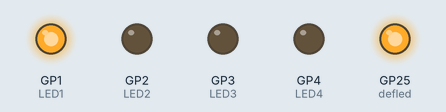
Recording of a program running on a simulated Raspberry Pi Pico running MicroPython. On the bench: output pins drawn as LEDs (lit = HIGH).

Above: at 0.1 s.
At 0.7 s:
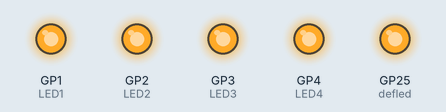
At 1.1 s:
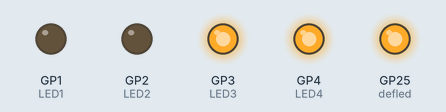
At 1.5 s:
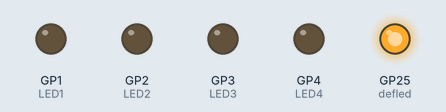
At 2.5 s:
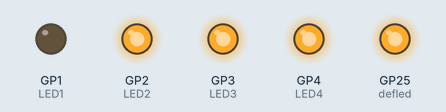
At 3.5 s:
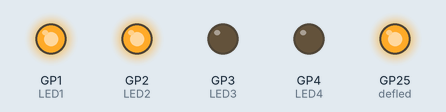
Timing chart, 0 to 3.8 s (numbered marks = the images above):
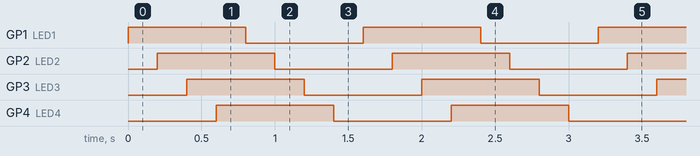

Measured:
- by itself, GP1 (LED1), GP2 (LED2), GP3 (LED3), GP4 (LED4): alternates HIGH for 0.80 s and LOW for 0.80 s
- by itself, everything shown: repeats every 1.6 s, in 8 steps

The program:

flowLED.py
```python
import time
from machine import Pin

LED1 = Pin(1,Pin.OUT)
LED2 = Pin(2,Pin.OUT)
LED3 = Pin(3,Pin.OUT)
LED4 = Pin(4,Pin.OUT)
pause = .2
defled= Pin(25,Pin.OUT)
defled.toggle()
while True:
    LED1.toggle()
    time.sleep(pause)
    LED2.toggle()
    time.sleep(pause)
    LED3.toggle()
    time.sleep(pause)
    LED4.toggle()
    time.sleep(pause)
```
